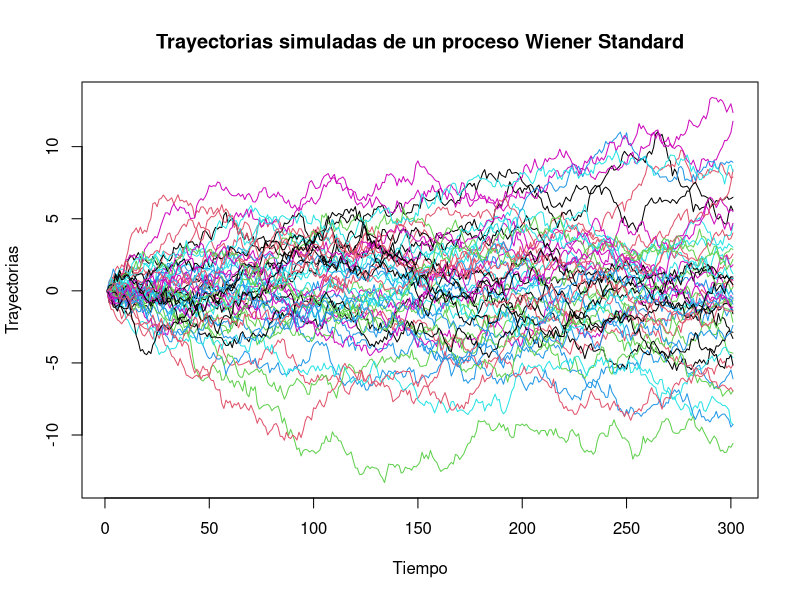

Generate this figure with R: (Note: this script raises an error after producing the figure.)
##########################################
# Definici�n del proceso Wiener standard #
# n-> Tama�o de la trayectoria           #
# tra-> N�mero de trayectorias           #
# h-> paso en la simulaci�n              #
##########################################

Wiener<-function(n,tra,h)
{
  Wiener<-array(0,c(n,tra))
  for(i in 1:tra) Wiener[,i]<-cumsum(c(0,rnorm(n-1,0,sqrt(h))))
  Wiener
}

#############################
# Simulamos 50 trayectorias #
# con 301 datos y h=0.1     # 
#############################

Win<-Wiener(301,50,.1)
win.graph()
matplot(Win,main="Trayectorias simuladas de un proceso Wiener Standard",lty=1,lwd=1,type="l",xlab="Tiempo",ylab="Trayectorias")
media<-rep(0,301)
for(i in 1:301) media[i]<-mean(Wiener[i,])
lines(media, main="Media del proceso Wiener simulado",lty=1,lwd=3,type="l")

###############################################
# Definici�n del proceso Wiener con tendencia #
# n-> Tama�o de la trayectoria                #
# tra-> N�mero de trayectorias                #
# h-> paso en la simulaci�n                   #
###############################################

Wiener2<-function(n,tra,h,t0,x0,mu,sigma)
{
  W<-Wiener(n,tra,h)
  Tiempo<-seq(t0,t0+(n-1)*h,h)
  Wiener2<-x0+mu*(Tiempo-t0)+sigma*W  
}

Tiempo<-seq(10,10+(301-1)*.1,.1)
Win<-Wiener2(301,50,.1,10,5,1,1)
win.graph()
matplot(Tiempo,Win,main="Trayectorias simuladas de un proceso Wiener con tendencia",lty=1,lwd=1,type="l",xlab="Tiempo",ylab="Trayectorias")

media<-rep(0,301)
for(i in 1:301) media[i]<-mean(Win[i,])
lines(Tiempo,media, main="Media del proceso Wiener simulado",lty=1,lwd=3,type="l")

#####################################################################
#                                                                   #
# Funci�n que genera trayectorias del proceso lognormal homog�neo   #
# Ini: Dist. Inicial (0: degenerada en x0; 1: lognormal(mo,sigma0)) #
# n: Tama�o de la trayectoria                                       #
# tra: n�mero de trayectorias                                       #
# h: paso entre dos instantes sucesivos                             # 
# t0: instante inicial                                              #
# m, sigma: par�metros de los momentos infinitesimales              #
#                                                                   #
#####################################################################

LognorHomo<-function(Ini,x0,n,tra,h,t0,m,sigma,m0,sigma0)
{
  Win<-Wiener(n,tra,h)
  if (Ini==0) Inicial<-rep(x0,tra) else Inicial<-rlnorm(tra,m0,sigma0)
  LognorHomo<-array(0,c(n,tra))
  Tiempo<-seq(t0,t0+(n-1)*h,h)
  LognorHomo<-t(Inicial*t(exp((m-sigma^2/2)*(Tiempo-t0)+sigma*Win)))
  LognorHomo
}

Tiempo<-seq(10,10+(301-1)*.1,.1)
Lognor1<-LognorHomo(1,0,301,50,.1,10,.1,.05,1,.25)
win.graph()
matplot(Tiempo,Lognor1,main="Trayectorias simuladas de un proceso Lognormal Homog�neo",lty=1,lwd=1,type="l",xlab="Tiempo",ylab="Trayectorias")

media<-rep(0,301)
for(i in 1:301) media[i]<-mean(Lognor1[i,])
lines(Tiempo,media, main="Media del proceso Lognormal Homog�neo simulado",lty=1,lwd=3,type="l")


#####################################################################
# Funci�n que genera trayectorias del proceso Richards              #
# Ini: Dist. Inicial (0: degenerada en x0; 1: lognormal(mo,sigma0)) #
# n: Tama�o de la trayectoria                                       #
# tra: n�mero de trayectorias                                       #
# h: paso entre dos instantes sucesivos                             # 
# t0: instante inicial                                              #
# q, kappa, eta, sigma: par�metros de los momentos infinitesimales  #
#####################################################################

####################################
#  Definici�n de la curva Richards #
####################################

Richards<-function(t0,t,eta,kappa,q)((eta+kappa^t0)/(eta+kappa^t))^q

GeneraRichards<-function(Ini,x0,n,tra,h,t0,eta,kappa,q,sigma,m0,sigma0)
{    
  Win<-Wiener(n,tra,h)   
  if (Ini==0) Inicial<-rep(x0,tra) else Inicial<-rlnorm(tra,m0,sigma0)   
  GeneraRichards<-array(0,c(n,tra))
  Tiempo<-seq(t0,t0+(n-1)*h,h)
  GeneraRichards<-t(Inicial*t(Richards(t0,Tiempo,eta,kappa,q)*exp(sigma*Win-(sigma^2/2)*(Tiempo-t0)))) 
  GeneraRichards
}

Tiempo<-seq(10,10+(501-1)*.1,.1)
Richards1<-GeneraRichards(1,0,501,50,.1,10,.05,.8,1.25,0.01,1,.1)
win.graph()
matplot(Tiempo,Richards1,main="Trayectorias simuladas de un proceso Richards",lty=1,lwd=1,type="l",xlab="Tiempo",ylab="Trayectorias")

media<-rep(0,501)
for(i in 1:501) media[i]<-mean(Richards1[i,])
lines(Tiempo,media, main="Media del proceso Richards simulado",lty=1,lwd=3,type="l")



############################################################
#                                                          #
# Funci�n que genera trayectorias del proceso de Rayleigh  #
# Distribuci�n Inicial Degenerada en x0                    #
# n: Tama�o de la trayectoria                              #
# tra: n�mero de trayectorias                              #
# h: paso entre dos instantes sucesivos                    # 
# a, b, sigma: par�metros de los momentos infinitesimales  #
#                                                          #
############################################################



GeneraRayleigh<-function(x0,n,tra,h,a,b,sigma)
{
  GeneraRayleigh<-array(0,c(n,tra))
  GeneraRayleigh[1,]<-rep(x0,tra)
  for(i in 1:tra) 
  {
    U1<-rnorm(n-1,0,1)
    U2<-rnorm(n-1,0,1)
    V1<-U1*sqrt(h)
    V2<-(h^(3/2)/2)*(U1+U2/sqrt(3))
    V3<-rnorm(n-1,0,h^2/(2*sqrt(3))) 
    for(j in 1:(n-1))
    {
      z<-GeneraRayleigh[j,i]
      z1<-h*(a/z+b*z)+sigma*V1[j]+(h^2)*(b^2*z-(a^2/z^3))
      z2<-sigma*V2[j]*(b-a/z^2)+(a*sigma^2/z^3)*(V1[j]*V2[j]-V3[j])
      GeneraRayleigh[j+1,i]<-z+z1+z2
    }
  }
  GeneraRayleigh
}
####################################################### 
#                                                     # 
# Generaci�n de trayectorias del proceso de Rayleigh  #
# Distribuci�n inicial degenerada en x0=15            #
# n=501: Tama�o de cada trayectoria                   #
# tra=25: n�mero de trayectorias                      #
# h=.1: paso entre dos instantes sucesivos            #
# a=2                                                 # 
# b=-.1                                               #
# sigma=.8                                            # 
#                                                     #
#######################################################

Tiempo<-seq(10,10+(501-1)*.1,.1)
Rayleigh1<-GeneraRayleigh(15,501,25,.1,2,-.1,.4)
win.graph()
matplot(Tiempo,Rayleigh1,main="Trayectorias simuladas de un proceso de Rayleigh",lty=1,lwd=1,type="l",xlab="Tiempo",ylab="Trayectorias")

media<-rep(0,501)
for(i in 1:501) media[i]<-mean(Rayleigh1[i,])
lines(Tiempo,media, main="Media del proceso de Rayleigh simulado",lty=1,lwd=3,type="l",xlab="Tiempo",ylab="Media")


